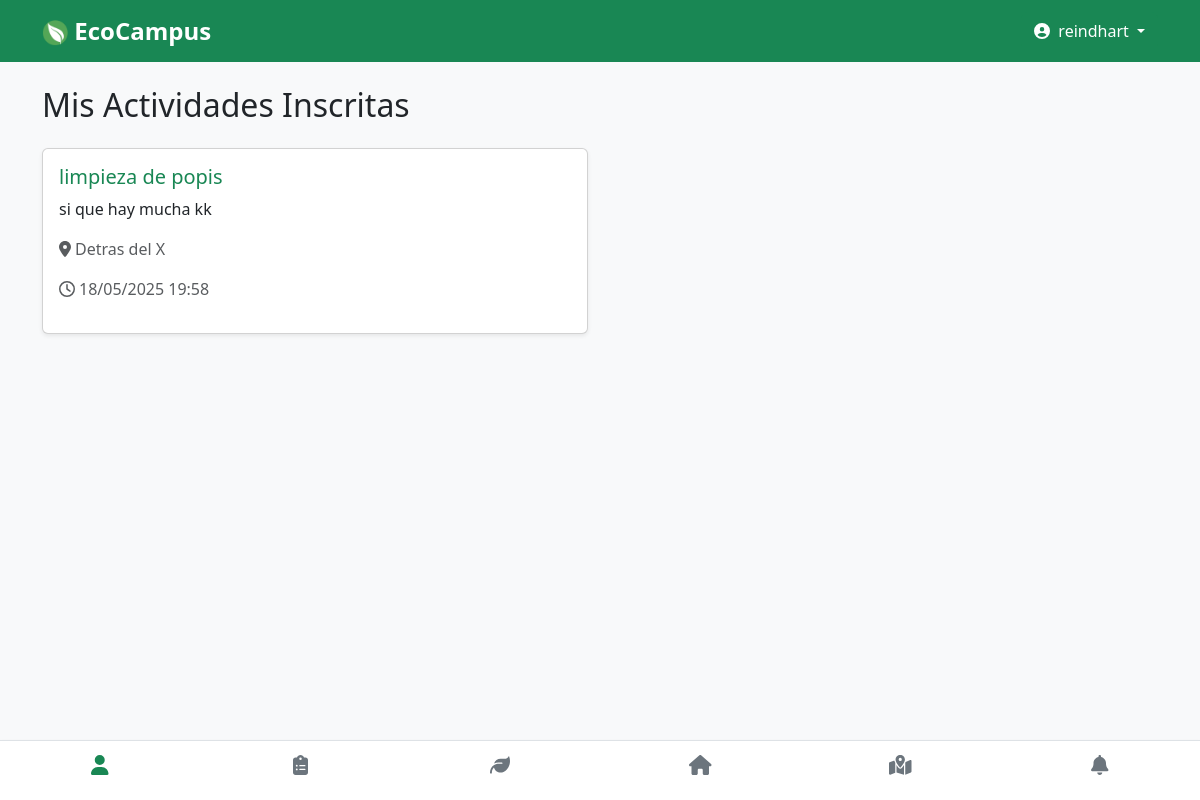
Screenshot of /perfil/actividades (signed in) with the database file from the repository.
### backend/models.py (models this page shows)
class Inscripcion(db.Model):
    id = db.Column(db.Integer, primary_key=True)
    usuario_id = db.Column(db.Integer, db.ForeignKey('usuario.id'))
    actividad_id = db.Column(db.Integer, db.ForeignKey('actividad.id'))
    actividad = db.relationship('Actividad', backref='inscripciones')

class Actividad(db.Model):
    id = db.Column(db.Integer, primary_key=True)
    titulo = db.Column(db.String(100), nullable=False)
    descripcion = db.Column(db.String(200))
    area = db.Column(db.String(100))
    fecha_hora_inicio = db.Column(db.DateTime, nullable=False, default=datetime.utcnow)
    archivada = db.Column(db.Boolean, default=False)

### backend/routes.py (the view)
    @app.route('/perfil/actividades')
    def perfil_actividades():
        if 'usuario_id' not in session:
            flash('Debes iniciar sesión.')
            return redirect(url_for('login'))
        inscripciones = Inscripcion.query.filter_by(usuario_id=session['usuario_id']).all()
        return render_template('perfil_actividades.html', inscripciones=inscripciones)

### frontend/templates/perfil_actividades.html (shortened to what this page needs)
{% extends 'layout.html' %}
{% block content %}
<h2 class="mb-4">Mis Actividades Inscritas</h2>
{% if inscripciones %}
  <div class="row row-cols-1 row-cols-md-2 g-4">
    {% for ins in inscripciones %}
    <div class="col">
      <div class="card h-100 shadow-sm">
        <div class="card-body">
          <h5 class="card-title text-success">{{ ins.actividad.titulo }}</h5>
          <p class="card-text">{{ ins.actividad.descripcion }}</p>
          <p class="text-muted"><i class="fas fa-map-marker-alt me-1"></i>{{ ins.actividad.area }}</p>
          <p class="text-muted"><i class="far fa-clock me-1"></i>{{ ins.actividad.fecha_hora_inicio.strftime('%d/%m/%Y %H:%M') }}</p>
        </div>
      </div>
    </div>
    {% endfor %}
  </div>
{% else %}
  <div class="alert alert-secondary text-center">
    No estás inscrito en ninguna actividad.
  </div>
{% endif %}
{% endblock %}

### frontend/static/css/main.css (style rules this page uses)
body { font-family: 'Segoe UI', Tahoma, Geneva, Verdana, sans-serif; }

### rows the page displays
Inscripcion: actividad.titulo "limpieza de popis", actividad.descripcion "si que hay mucha kk", actividad.area "Detras del X", actividad.fecha_hora_inicio "18/05/2025 19:58"

### other values shown
{{ session['usuario_nombre'] }} "reindhart"
